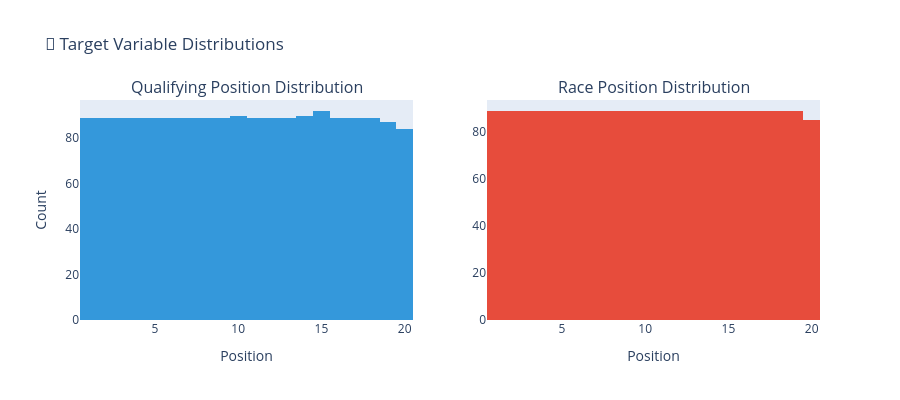

The code cell stored with this chart in its notebook:
### Markdown cell above
---
## 2️⃣ Dataset Overview

### Code cell
# Target variable distribution
fig = make_subplots(
    rows=1, cols=2,
    subplot_titles=('Qualifying Position Distribution', 'Race Position Distribution')
)

# Qualifying
qual_data = df['qualifying_position'].dropna()
fig.add_trace(
    go.Histogram(x=qual_data, name='Qualifying', nbinsx=20, marker_color='#3498db'),
    row=1, col=1
)

# Race
race_data = df['race_position'].dropna()
fig.add_trace(
    go.Histogram(x=race_data, name='Race', nbinsx=20, marker_color='#e74c3c'),
    row=1, col=2
)

fig.update_layout(height=400, showlegend=False, title_text='🎯 Target Variable Distributions')
fig.update_xaxes(title_text='Position', row=1, col=1)
fig.update_xaxes(title_text='Position', row=1, col=2)
fig.update_yaxes(title_text='Count', row=1, col=1)

fig.show()

print(f"Qualifying: {len(qual_data):,} samples, mean position: {qual_data.mean():.2f}")
print(f"Race: {len(race_data):,} samples, mean position: {race_data.mean():.2f}")

### Figure 1 — Plotly figure (JSON) as saved in the notebook; plotly's stock layout.template omitted (floating-point values rounded to 4 significant figures; data arrays with more than 128 entries replaced by an {"elided": "..."} marker saying what was removed)
{"data": [{"marker": {"color": "#3498db"}, "name": "Qualifying", "nbinsx": 20, "type": "histogram", "x": {"elided": "1778 float values"}, "xaxis": "x", "yaxis": "y"}, {"marker": {"color": "#e74c3c"}, "name": "Race", "nbinsx": 20, "type": "histogram", "x": {"elided": "1776 float values"}, "xaxis": "x2", "yaxis": "y2"}], "layout": {"annotations": [{"font": {"size": 16}, "showarrow": false, "text": "Qualifying Position Distribution", "x": 0.225, "xanchor": "center", "xref": "paper", "y": 1, "yanchor": "bottom", "yref": "paper"}, {"font": {"size": 16}, "showarrow": false, "text": "Race Position Distribution", "x": 0.775, "xanchor": "center", "xref": "paper", "y": 1, "yanchor": "bottom", "yref": "paper"}], "height": 400, "showlegend": false, "title": {"text": "🎯 Target Variable Distributions"}, "xaxis": {"anchor": "y", "domain": [0, 0.45], "title": {"text": "Position"}}, "xaxis2": {"anchor": "y2", "domain": [0.55, 1], "title": {"text": "Position"}}, "yaxis": {"anchor": "x", "domain": [0, 1], "title": {"text": "Count"}}, "yaxis2": {"anchor": "x2", "domain": [0, 1]}}}
